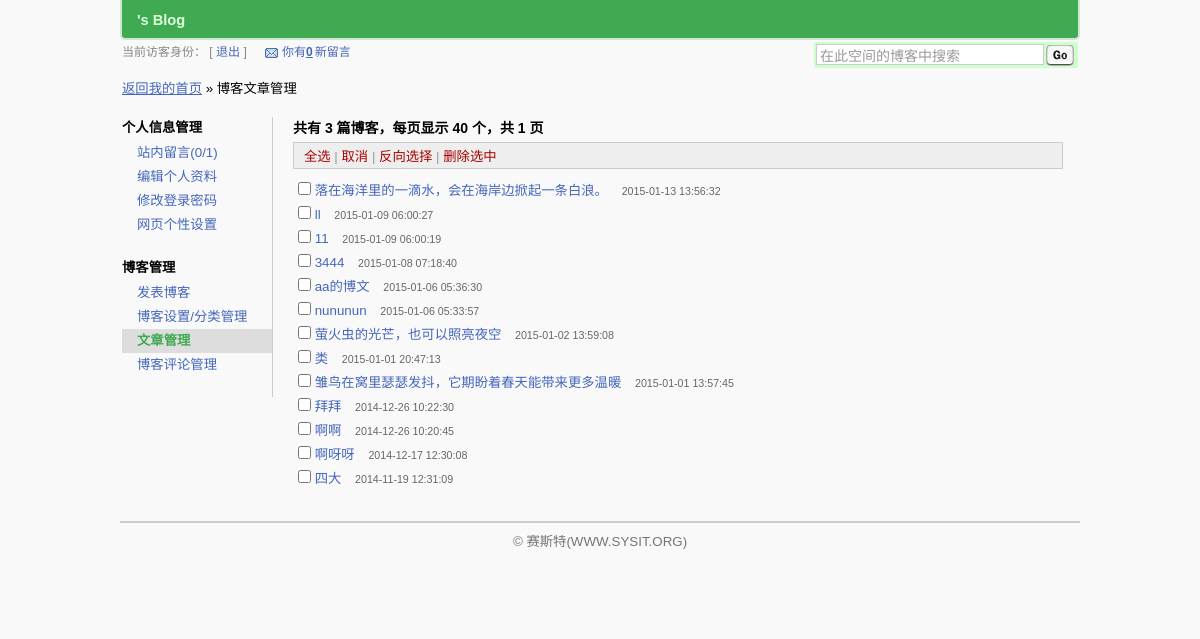
The page /index.php/blog/blogs on the database as committed earlier.
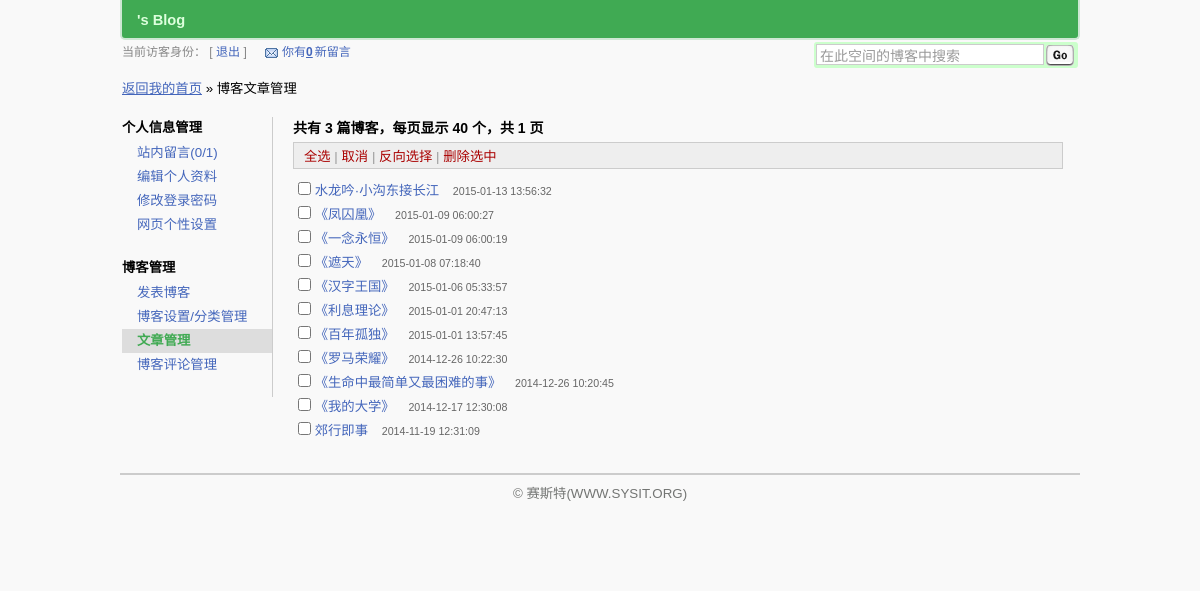
The same page on the database as committed later.
### tables this page shows
CREATE TABLE `t_blogs` (
  `BLOG_ID` int(11) NOT NULL AUTO_INCREMENT COMMENT '编号',
  `CATALOG_ID` int(11) DEFAULT NULL COMMENT '所属分类',
  `WRITER` int(11) DEFAULT NULL COMMENT '作者',
  `TITLE` varchar(100) DEFAULT NULL COMMENT '标题',
  `CONTENT` text COMMENT '内容',
  `ADD_TIME` datetime DEFAULT NULL COMMENT '添加时间',
  `CLICK_RATE` int(11) DEFAULT NULL COMMENT '点击率',
  `IS_YOURS` varchar(20) DEFAULT NULL,
  `COMM_RATE` int(11) DEFAULT NULL,
  PRIMARY KEY (`BLOG_ID`),
  KEY `FK_CATALOGS_BLOGS` (`CATALOG_ID`),
  KEY `FK_USERS_BLOGS` (`WRITER`),
  CONSTRAINT `FK_CATALOGS_BLOGS` FOREIGN KEY (`CATALOG_ID`) REFERENCES `t_blog_catalogs` (`CATALOG_ID`) ON DELETE CASCADE,
  CONSTRAINT `FK_USERS_BLOGS` FOREIGN KEY (`WRITER`) REFERENCES `t_users` (`USER_ID`) ON DELETE CASCADE
);

### application/controllers/Blog.php (called while the page is built, shortened)
<?php defined('BASEPATH') OR exit('No direct script access allowed');
    class Blog extends CI_Controller{
        public function blogs(){
            $this->load->model('Blog_model');
            $rs=$this->Blog_model->my_blogs();
            $arr['mbk']=$rs;
            $this->load->view('blogs.php',$arr);
        }
    }
?>

### index.php (called while the page is built, shortened)
<?php
require_once BASEPATH.'core/CodeIgniter.php';

### application/models/Blog_model.php (called while the page is built, shortened)
<?php defined('BASEPATH') OR exit('No direct script access allowed');
    class Blog_model extends CI_model{
        public function my_blogs(){
            $this->db->order_by('ADD_TIME','DESC');
            $query=$this->db->get('t_blogs');
            return $query->result();
        }
    }
?>

### application/views/blogs.php (the view, shortened to what this page needs)
<!DOCTYPE html PUBLIC "-//W3C//DTD XHTML 1.0 Transitional//EN" "http://www.w3.org/TR/xhtml1/DTD/xhtml1-transitional.dtd">
<html xml:lang="zh-CN" xmlns="http://www.w3.org/1999/xhtml" lang="zh-CN"><head>
      <link rel="stylesheet" href="assets/css/space2011.css" type="text/css" media="screen">
  <link rel="stylesheet" type="text/css" href="assets/css/jquery.css" media="screen">
</head>
<body>
<div id="OSC_Screen">
<div id="OSC_Banner">
    <div id="OSC_Slogon"><?php echo $this->session->userdata('uname');?>'s Blog</div>
    <div id="OSC_Channels">
        <ul>
        <li><a href="javascript:;" class="project"><?php echo $this->session->userdata(umood);?></a></li>
        </ul>
    </div>
</div><div id="OSC_Topbar">
	  <div id="VisitorInfo">
		当前访客身份：
                <?php echo $this->session->userdata('uname');?> [ <a href="User/unindex">退出</a> ]
				<span id="OSC_Notification">
			<a href="Blog/inbox" class="msgbox" title="进入我的留言箱">你有<em>0</em>新留言</a>
																				</span>
    </div>
		<div id="SearchBar">
    		<form action="javascript:;">
                <input id="txt_q" name="q" class="SERACH" value="在此空间的博客中搜索" onblur="(this.value=='')?this.value='在此空间的博客中搜索':this.value" onfocus="if(this.value=='在此空间的博客中搜索'){this.value='';};this.select();" type="text">
				<input class="SUBMIT" value="搜索" type="submit">
    		</form>
		</div>
	</div>
	<div id="OSC_Content">
<div id="AdminScreen">
    <div id="AdminPath">
        <a href="Blog/index">返回我的首页</a>&nbsp;»
    	<span id="AdminTitle">博客文章管理</span>
    </div>
    <div id="AdminMenu"><ul>
	<li class="caption">个人信息管理
		<ol>
			<li><a href="Blog/inbox">站内留言(0/1)</a></li>
			<li><a href="Blog/profile">编辑个人资料</a></li>
			<li><a href="Blog/chpwd">修改登录密码</a></li>
			<li><a href="Blog/userSettings">网页个性设置</a></li>
		</ol>
	</li>
</ul>
<ul>
	<li class="caption">博客管理
		<ol>
			<li><a href="Blog/newBlog">发表博客</a></li>
			<li><a href="Blog/blogCatalogs">博客设置/分类管理</a></li>
			<li class="current"><a href="Blog/blogs">文章管理</a></li>
			<li><a href="Blog/blogComments">博客评论管理</a></li>
		</ol>
	</li>
</ul>
</div>
    <div id="AdminContent">
<div class="MainForm BlogArticleManage">
  <h3 class="title">共有 3 篇博客，每页显示 40 个，共 1 页</h3>
    <div id="BlogOpts">
	<a href="javascript:;" id="select1">全选</a>&nbsp;|
	<a href="javascript:;" id="select2">取消</a>&nbsp;|
	<a href="javascript:;" id="select3">反向选择</a>&nbsp;|
	<a href="javascript:;" id="select4">删除选中</a>
  </div>
  <ul>
      <?php
        foreach ($mbk as $v) {
            ?>
            <li class="row_1">
                <input name="blog" value="24027" type="checkbox">
                <a href="viewPost_comment" target="_blank"><span class="dtitle"><?php echo $v->TITLE?></span></a>
                <small><?php echo $v->ADD_TIME;?></small>
            </li>
            <?php
        }
      ?>
  </ul>
</div>
</div>
</div>
</div>
	<div id="OSC_Footer">© 赛斯特(WWW.SYSIT.ORG)</div>
</div>
</body></html>

Rows that differ between the two databases and show on the page:
removed t_blogs: TITLE "aa的博文", ADD_TIME "2015-01-06 05:36:30"
removed t_blogs: TITLE "萤火虫的光芒，也可以照亮夜空", ADD_TIME "2015-01-02 13:59:08"
changed t_blogs: TITLE "落在海洋里的一滴水，会在海岸边掀起一条白浪。" → "水龙吟·小沟东接长江"
changed t_blogs: TITLE "ll" → "《凤囚凰》"
changed t_blogs: TITLE "11" → "《一念永恒》"
changed t_blogs (number 4 of 11 on the later page): TITLE "3444" → "《遮天》"
changed t_blogs: TITLE "nununun" → "《汉字王国》"
changed t_blogs: TITLE "类" → "《利息理论》"
changed t_blogs: TITLE "雏鸟在窝里瑟瑟发抖，它期盼着春天能带来更多温暖" → "《百年孤独》"
changed t_blogs: TITLE "拜拜" → "《罗马荣耀》"
changed t_blogs: TITLE "啊啊" → "《生命中最简单又最困难的事》"
changed t_blogs: TITLE "啊呀呀" → "《我的大学》"
changed t_blogs: TITLE "四大" → "郊行即事"
